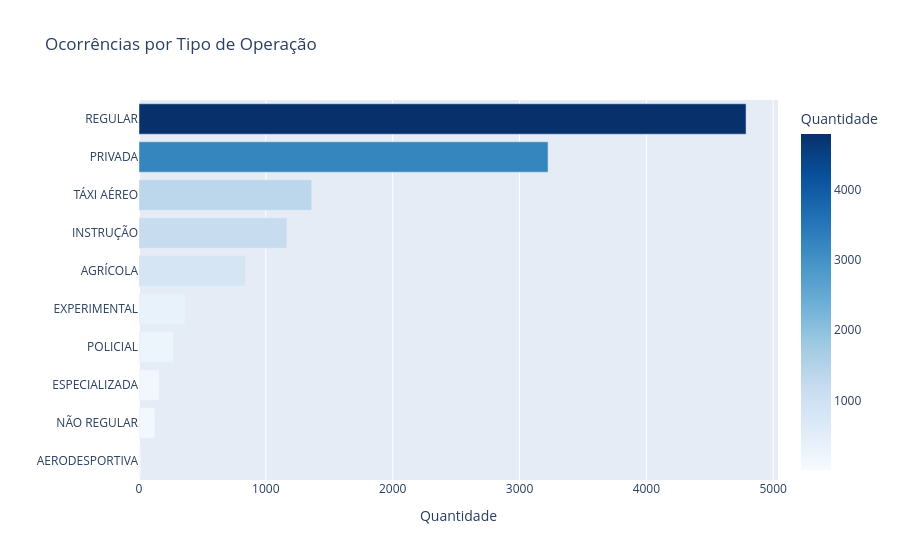
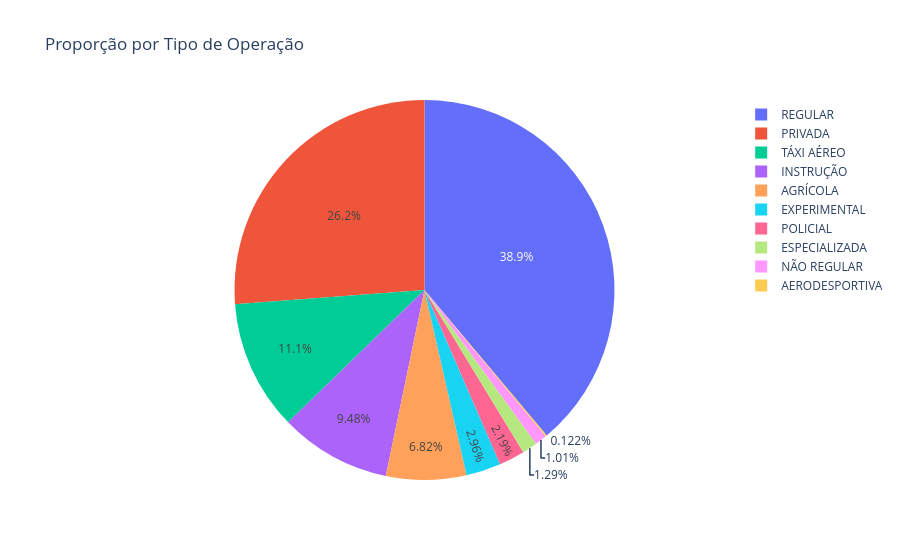

Write notebook code for charts like these, in order.
### Code cell
plot_data = df['aeronave_tipo_operacao'].value_counts().reset_index()
plot_data.columns = ['tipo_operacao', 'count']

fig_bar = px.bar(
    plot_data, x='count', y='tipo_operacao',
    orientation='h',
    title='Ocorrências por Tipo de Operação',
    labels={'count': 'Quantidade', 'tipo_operacao': ''},
    color='count',
    color_continuous_scale='Blues'
)
fig_bar.update_layout(yaxis=dict(autorange='reversed'))
fig_bar.show()

fig_pie = px.pie(
    plot_data, values='count', names='tipo_operacao',
    title='Proporção por Tipo de Operação'
)
fig_pie.show()

print('\nObservação: Há desbalanceamento de classes — será necessário estratificação no split e uso de métricas ponderadas (F1-weighted).')

### Figure 1 — Plotly figure (JSON) as saved in the notebook; plotly's stock layout.template omitted (floating-point values rounded to 4 significant figures)
{"data": [{"hovertemplate": "Quantidade=%{marker.color}<br>=%{y}<extra></extra>", "legendgroup": "", "marker": {"color": [4786, 3225, 1362, 1167, 840, 364, 270, 159, 124, 15], "coloraxis": "coloraxis", "pattern": {"shape": ""}}, "name": "", "orientation": "h", "showlegend": false, "textposition": "auto", "type": "bar", "x": [4786, 3225, 1362, 1167, 840, 364, 270, 159, 124, 15], "xaxis": "x", "y": ["REGULAR", "PRIVADA", "TÁXI AÉREO", "INSTRUÇÃO", "AGRÍCOLA", "EXPERIMENTAL", "POLICIAL", "ESPECIALIZADA", "NÃO REGULAR", "AERODESPORTIVA"], "yaxis": "y"}], "layout": {"barmode": "relative", "coloraxis": {"autocolorscale": false, "colorbar": {"title": {"text": "Quantidade"}}, "colorscale": [[0, "rgb(247,251,255)"], [0.125, "rgb(222,235,247)"], [0.25, "rgb(198,219,239)"], [0.375, "rgb(158,202,225)"], [0.5, "rgb(107,174,214)"], [0.625, "rgb(66,146,198)"], [0.75, "rgb(33,113,181)"], [0.875, "rgb(8,81,156)"], [1, "rgb(8,48,107)"]]}, "legend": {"tracegroupgap": 0}, "title": {"text": "Ocorrências por Tipo de Operação"}, "xaxis": {"anchor": "y", "domain": [0, 1], "title": {"text": "Quantidade"}}, "yaxis": {"anchor": "x", "autorange": "reversed", "domain": [0, 1], "title": {"text": ""}}}}

### Figure 2 — Plotly figure (JSON) as saved in the notebook; plotly's stock layout.template omitted (floating-point values rounded to 4 significant figures)
{"data": [{"domain": {"x": [0, 1], "y": [0, 1]}, "hovertemplate": "tipo_operacao=%{label}<br>count=%{value}<extra></extra>", "labels": ["REGULAR", "PRIVADA", "TÁXI AÉREO", "INSTRUÇÃO", "AGRÍCOLA", "EXPERIMENTAL", "POLICIAL", "ESPECIALIZADA", "NÃO REGULAR", "AERODESPORTIVA"], "legendgroup": "", "name": "", "showlegend": true, "type": "pie", "values": [4786, 3225, 1362, 1167, 840, 364, 270, 159, 124, 15]}], "layout": {"legend": {"tracegroupgap": 0}, "title": {"text": "Proporção por Tipo de Operação"}}}
